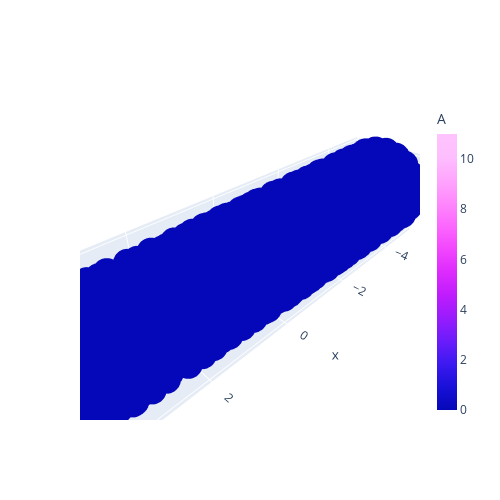

The notebook cell saved with this chart:
### Code cell
result.plot_species("A", t_ndx=2, size=10)

### Figure 1 — Plotly figure (JSON) as saved in the notebook; plotly's stock layout.template omitted (floating-point values rounded to 4 significant figures; data arrays with more than 128 entries replaced by an {"elided": "..."} marker saying what was removed)
{"data": [{"marker": {"color": {"elided": "1059 int values"}, "colorbar": {"thickness": 20, "title": {"text": "A"}}, "colorscale": [[0, "#0508b8"], [0.08333, "#1910d8"], [0.1667, "#3c19f0"], [0.25, "#6b1cfb"], [0.3333, "#981cfd"], [0.4167, "#bf1cfd"], [0.5, "#dd2bfd"], [0.5833, "#f246fe"], [0.6667, "#fc67fd"], [0.75, "#fe88fc"], [0.8333, "#fea5fd"], [0.9167, "#febefe"], [1, "#fec3fe"]], "size": 10}, "mode": "markers", "name": "A", "type": "scatter3d", "x": {"elided": "1059 float values"}, "y": {"elided": "1059 float values"}, "z": {"elided": "1059 float values"}}], "layout": {"height": 500, "scene": {"aspectmode": "data"}, "width": 500, "xaxis": {"range": [-5, 5]}, "yaxis": {"range": [-1, 1.0]}}}
